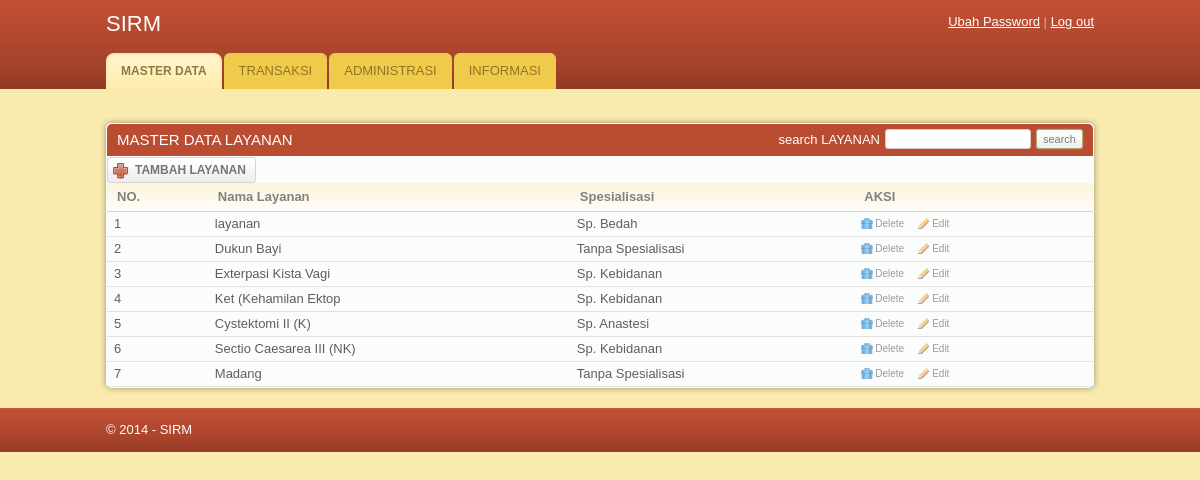
Page /MODUL/Master/layanan.php on the committed database.
### tables this page shows
CREATE TABLE IF NOT EXISTS `layanan` (
  `id_layanan` int(3) NOT NULL AUTO_INCREMENT,
  `nama_layanan` varchar(50) NOT NULL,
  `id_spesialisasi` int(3) NOT NULL,
  `jenis` varchar(7) NOT NULL,
  PRIMARY KEY (`id_layanan`)
);

CREATE TABLE IF NOT EXISTS `spesialisasi` (
  `id_spesialisasi` int(3) NOT NULL AUTO_INCREMENT,
  `nama_spesialisasi` varchar(20) NOT NULL,
  PRIMARY KEY (`id_spesialisasi`)
);

### MODUL/Master/layanan.php (the view, shortened to what this page needs)
<!DOCTYPE html PUBLIC "-//W3C//DTD XHTML 1.0 Transitional//EN" "http://www.w3.org/TR/xhtml1/DTD/xhtml1-transitional.dtd">
<html xmlns="http://www.w3.org/1999/xhtml">
<head>
	<link rel="stylesheet" href="../../css/style.css" type="text/css" media="all" />
</head>
<body>
<div id="header">
	<div class="shell">
		<div id="top">
			<h1><a href="master/index.php">SIRM</a></h1>
			<div id="top-navigation">
				<a href="#">Ubah Password</a>
				<span>|</span>
				<a href="#">Log out</a>
			</div>
		</div>
		<div id="navigation">
			<ul>
			    <li><a href="master.php" class="active"><span>MASTER DATA</span></a></li>
				<li><a href="../../transaksi.php"><span>TRANSAKSI</span></a></li>
			    <li><a href="../../administrasi.php"><span>ADMINISTRASI</span></a></li>
			    <li><a href="../../informasi.php"><span>INFORMASI</span></a></li>
			</ul>
		</div>
	</div>
</div>
<div id="container">
	<div class="shell">
		<br />
		<div id="main">
			<div id="content">
				<div class="box">
					<div class="box-head">
						<h2 class="left">MASTER DATA LAYANAN</h2>
						<div class="right">
							<label>search LAYANAN</label>
							<input type="text" class="field small-field" />
							<input type="submit" class="button" value="search" />
						</div>
					</div>
					<div class="table">
					<a href="tambahlayanan.php" class="add-button"><span>TAMBAH LAYANAN</span></a><br>
						<table width="100%" border="0" cellspacing="0" cellpadding="0">
							<tr>
								<th>NO.</th>
								<th>Nama Layanan</th>
								<th>Spesialisasi</th>
								<th>AKSI</th>
							</tr>
							<?php
								$no=0;
								$query = mysql_query("SELECT * FROM layanan");
								while($data= mysql_fetch_array($query)){
								$no++;
							?>
							<tr>
								<td><?php echo $no;?></td>
								<td><?php echo $data['nama_layanan'];?> </td>
								<td><?php
								$q=mysql_query("SELECT nama_spesialisasi FROM spesialisasi WHERE id_spesialisasi='$data[id_spesialisasi]'");
								$data2=mysql_fetch_array($q);
								echo $data2['nama_spesialisasi'];?> </td>
								<td><a href="hapuslayanan.php?id_layanan=<?=$data['id_layanan']?>" class="ico del" onclick="return konfirmasi('<?php echo $data['nama_layanan'];?>')">Delete</a><a href="editlayanan.php?id_layanan=<?=$data['id_layanan']?>" class="ico edit">Edit</a></td>
							</tr>
							<?php }?>
						</table>
					</div>
				</div>
			</div>
		</div>
	</div>
<div id="footer">
	<div class="shell">
		<span class="left">&copy; 2014 - SIRM</span>
	</div>
</div>
</body>
</html>

### css/style.css (style rules this page uses)
* { padding:0; margin:0; outline:0; }
body { background:#f9ebae; font-family: Verdana, sans-serif; font-size:13px; line-height:14px; color:#5e5e5e; }
.field { border:solid 1px #d3cfc7; background:#fff; padding:5px; }
.small-field { border:solid 1px #d3cfc7; background:#fff; padding:3px 1px; font-size:11px; }
.button { background:#eee url(images/button.gif) repeat-x 0 0; border:solid 1px #b1a874; color:#7f7f7f; font-size:11px; padding:2px 6px 2px 6px; cursor:pointer; line-height:14px !important; }
a { color:#ba4c32; text-decoration: underline; cursor:pointer; }
.left, .alignleft { float:left; display:inline; }
.right, .alignright { float:right; display:inline; }
h1 { font-size:22px; line-height:24px; color:#fff; font-weight: normal; }
h1 a { color:#fff; text-decoration: none; }
h2 { font-size:15px; font-weight: normal; }
.shell { width:988px; margin:0 auto; }
#header { height:89px; background:url(images/header.gif); white-space:nowrap; }
#header h1 { float:left; display:inline; padding-top:12px; }
#top-navigation { float:right; white-space:nowrap; color:#fff; padding-top:15px; }
#top-navigation a { color:#fff; }
#top-navigation span { color:#dca598; }
#top { height:53px; }
#navigation { height:36px; }
#navigation ul { list-style-type: none; }
#navigation ul li { float:left; display:inline; margin-right:2px; }
#navigation ul li a, #navigation ul li a span { float:left; height:36px; background:url(images/tab.gif) no-repeat 0 0; padding:0 0 0 15px; }
#navigation ul li a span { background-position:right 0; padding:0 15px 0 0; }
#navigation ul li a { line-height:36px; color:#907525; text-decoration: none; }
#navigation ul li a.active, #navigation ul li a:hover { background-position:0 bottom; }
#navigation ul li a.active span, #navigation ul li a:hover span { background-position:right bottom; }
#navigation ul li a.active { font-size:12px; font-weight: bold; color:#887e42; }
#container { padding:20px 0; }
#content { float:left; width:100%; }
.table th { background:#fffdfa url(images/th.gif) repeat-x 0 0; color:#818181; text-align: left; padding:7px 10px; border-bottom:solid 1px #d2d1cb; }
.table td { background:#fbfcfc; border-bottom:solid 1px #e0e0e0; padding:5px 7px; }
.box { background:#fbfcfc; height:100%; padding:1px; margin-bottom:20px; }
.box-head { background:#ba4c32; height:32px; color:#fff; padding: 0 10px; line-height:32px; border-bottom:solid 1px #fff; }
.box-head .right { padding-top:5px; line-height:13px; }
.box-head .right label, .box-head .right input { float:left; }
.box-head .right label { padding:4px 0 0 0; }
.box-head .right input { margin-left:5px; }
a.ico { color:#9d9c9a; font-size:10px; text-decoration: none; padding:0 0 0 14px; background-repeat:no-repeat; background-position:0 0; }
a.del { background-image:url(images/del.gif) }
a.edit { background-image:url(images/edit.gif); margin-left:14px; }
.add-button, .add-button span { float:left; height:26px; background:url(images/add-button.gif) no-repeat 0 0; padding:0 0 0 28px; }
.add-button span { background-position:right 0; padding:0 10px 0 0; }
.add-button { font-weight: bold; font-size:12px; color:#747474; text-decoration: none; line-height:26px; }
#footer { height:44px; background:url(images/footer.gif); line-height:44px; color:#fff; }
.box { -moz-border-radius:5px; -webkit-border-radius:5px; -moz-box-shadow: 0 0 6px #978f6c; -webkit-box-shadow: 0 0 6px #978f6c; }
.box-head { -moz-border-radius-topleft:5px; -moz-border-radius-topright:5px; -webkit-border-top-left-radius:5px; -webkit-border-top-right-radius:5px; }
.field, .button { -moz-border-radius:4px; -webkit-border-radius:4px; }
.small-field, .button, .pagging a { -moz-border-radius:3px; -webkit-border-radius:3px; }
.button { -moz-box-shadow: 0 0 2px #978f6c; -webkit-box-shadow: 0 0 2px #978f6c; }

### rows in the picture
layanan: nama_layanan "layanan", id_spesialisasi.nama_spesialisasi "Sp. Bedah"
layanan: nama_layanan "Dukun Bayi", id_spesialisasi.nama_spesialisasi "Tanpa Spesialisasi"
layanan: nama_layanan "Exterpasi Kista Vagi", id_spesialisasi.nama_spesialisasi "Sp. Kebidanan"
layanan: nama_layanan "Ket (Kehamilan Ektop", id_spesialisasi.nama_spesialisasi "Sp. Kebidanan"
layanan: nama_layanan "Cystektomi II (K)", id_spesialisasi.nama_spesialisasi "Sp. Anastesi"
layanan: nama_layanan "Sectio Caesarea III (NK)", id_spesialisasi.nama_spesialisasi "Sp. Kebidanan"
layanan: nama_layanan "Madang", id_spesialisasi.nama_spesialisasi "Tanpa Spesialisasi"
